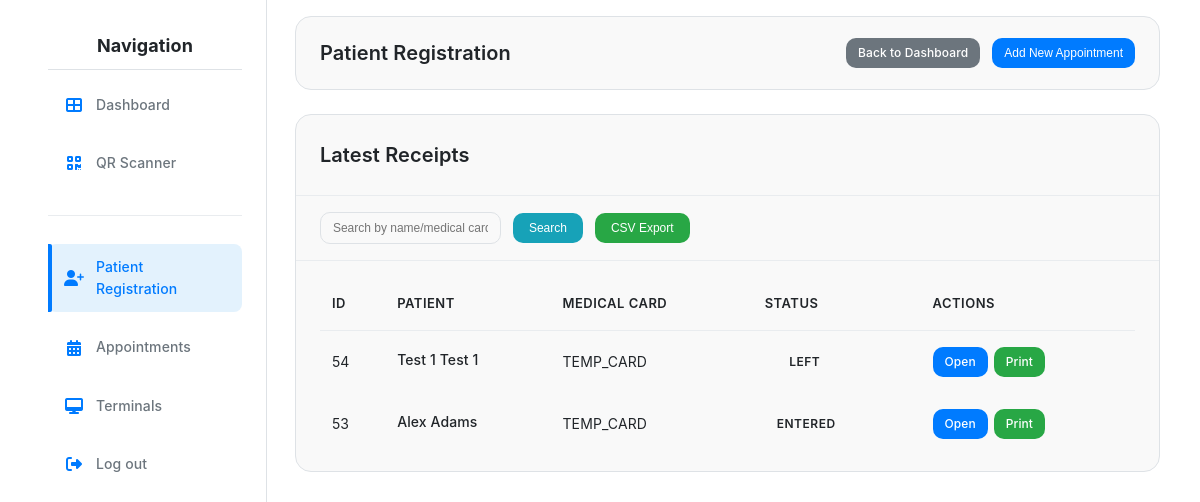
The page /medical_access/patient-registration/ (signed in) on the database as committed earlier.
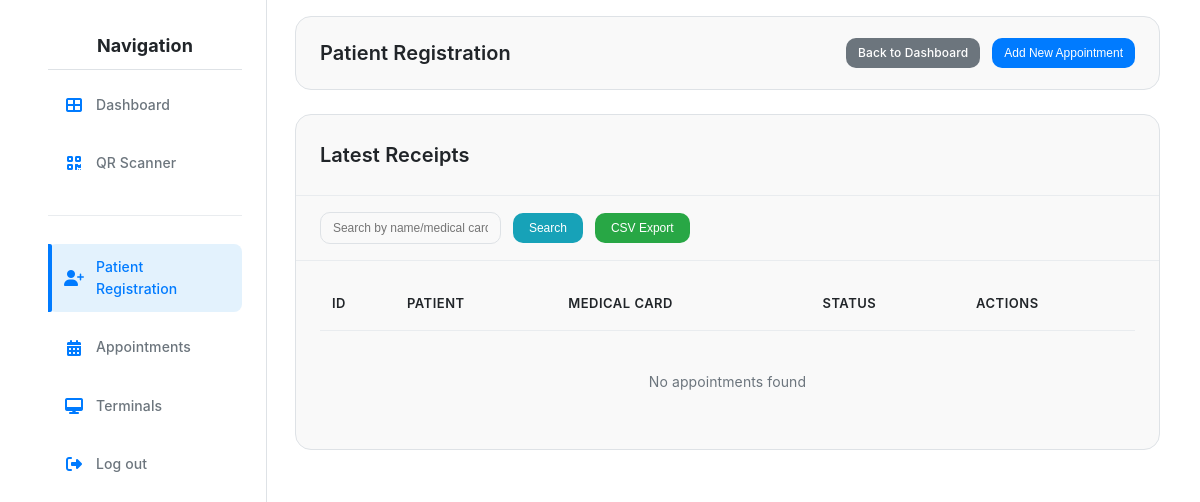
The same page on the database as committed later.
### medical_access/models.py (models this page shows, shortened)
class Appointment(models.Model):
    patient = models.ForeignKey(
        "Patient", on_delete=models.DO_NOTHING, related_name="appointments"
    )
    created_at = models.DateTimeField(auto_now_add=True)
    updated_at = models.DateTimeField(auto_now=True)
    class Meta:
        verbose_name = "Appointment"
        verbose_name_plural = "Appointments"
        ordering = ["-created_at"]

class Patient(models.Model):
    first_name = models.CharField(max_length=50, default="")
    last_name = models.CharField(max_length=50, default="")
    medical_card_number = models.CharField(
        max_length=20,
        unique=True,
        default="TEMP_CARD",
        help_text="Unique medical card number for the patient"
    )
    created_at = models.DateTimeField(auto_now_add=True)
    updated_at = models.DateTimeField(auto_now=True)
    class Meta:
        verbose_name = "Patient"
        verbose_name_plural = "Patients"
        ordering = ["last_name", "first_name"]
    @property
    def full_name(self):
        return f"{self.first_name} {self.last_name}".strip()

class QRCode(models.Model):
    class Status(models.TextChoices):
        ACTIVE = "active", "Active"
        ENTERED = "entered", "Entered"
        LEFT = "left", "Left"
        EXPIRED = "expired", "Expired"
    appointment = models.OneToOneField(
        "Appointment", on_delete=models.CASCADE, related_name="qr_code"
    )
    code = models.CharField(max_length=12, unique=True, db_index=True)
    status = models.CharField(
        max_length=16, choices=Status.choices, default=Status.ACTIVE
    )
    revoked = models.BooleanField(default=False)
    created_at = models.DateTimeField(auto_now_add=True)
    expires_at = models.DateTimeField()
    class Meta:
        verbose_name = "QR Code"
        verbose_name_plural = "QR Codes"
        ordering = ["-created_at"]

### medical_access/views.py (the view)
# urls.py: path('patient-registration/', views.patient_registration_view, name='patient_registration'),
@login_required
def patient_registration_view(request):
    today = timezone.now().date()
    today_receipts = Appointment.objects.filter(created_at__date=today).count()
    active_qr_codes = Appointment.objects.filter(
        qr_code__status="active", qr_code__expires_at__gt=timezone.now()
    ).count()
    latest_appointments = Appointment.objects.select_related(
        "patient"
    ).order_by("-created_at")[:10]
    context = {
        "user": request.user,
        "statistics": {
            "today_receipts": today_receipts,
            "active_qr_codes": active_qr_codes,
        },
        "latest_appointments": latest_appointments,
    }
    return render(request, "medical_access/patient_registration.html", context)

### medical_access/templates/medical_access/patient_registration.html (shortened to what this page needs)
{% extends 'medical_access/base.html' %}
{% block content %}
<div class="patient-registration-page">
    <div class="patient-registration-page-header">
        <h1 class="patient-registration-page-title">Patient Registration</h1>
        <div class="patient-registration-page-actions">
            <a href="{% url 'medical_access:dashboard' %}" class="patient-registration-page-btn patient-registration-page-btn--secondary">Back to Dashboard</a>
            <button class="patient-registration-page-btn patient-registration-page-btn--primary" onclick="openAddAppointmentModal()">Add New Appointment</button>
        </div>
    </div>
    <div class="patient-registration-receipts-section">
        <div class="patient-registration-receipts-header">
            <h3 class="patient-registration-receipts-title">Latest Receipts</h3>
        </div>
        <div class="patient-registration-controls-row">
            <input type="text" id="searchQuery" name="searchQuery" placeholder="Search by name/medical card" class="patient-registration-search-input">
            <button type="button" class="patient-registration-btn patient-registration-btn--search" onclick="searchReceipts()">Search</button>
            <button type="button" class="patient-registration-btn patient-registration-btn--export" onclick="exportCSV()">CSV Export</button>
        </div>
        <div class="patient-registration-receipts-table">
            <table class="patient-registration-table">
                <thead class="patient-registration-table-head">
                    <tr class="patient-registration-table-row">
                        <th class="patient-registration-table-header">ID</th>
                        <th class="patient-registration-table-header">Patient</th>
                        <th class="patient-registration-table-header">Medical Card</th>
                        <th class="patient-registration-table-header">Status</th>
                        <th class="patient-registration-table-header">Actions</th>
                    </tr>
                </thead>
                <tbody class="patient-registration-table-body">
                    {% for appointment in latest_appointments %}
                    <tr class="patient-registration-table-row">
                        <td class="patient-registration-table-cell">{{ appointment.id }}</td>
                        <td class="patient-registration-table-cell">
                            <span class="patient-registration-patient-name">{{ appointment.patient.full_name }}</span>
                        </td>
                        <td class="patient-registration-table-cell">{{ appointment.patient.medical_card_number }}</td>
                        <td class="patient-registration-table-cell">
                            <span class="status-badge status-badge--{{ appointment.qr_code.status }}">{{ appointment.qr_code.get_status_display }}</span>
                        </td>
                        <td class="patient-registration-table-cell">
                            <div class="patient-registration-actions">
                                <a href="{% url 'medical_access:appointment_detail' appointment.id %}"
                                   class="patient-registration-action-btn patient-registration-action-btn--open" target="_blank">Open</a>
                                <a href="{% url 'medical_access:generate_receipt' appointment.id %}"
                                   class="patient-registration-action-btn patient-registration-action-btn--print" target="_blank">Print</a>
                            </div>
                        </td>
                    </tr>
                    {% empty %}
                    <tr class="patient-registration-table-row">
                        <td colspan="7" class="patient-registration-table-cell patient-registration-table-cell--empty">
                            No appointments found
                        </td>
                    </tr>
                    {% endfor %}
                </tbody>
            </table>
        </div>
    </div>
</div>
{% endblock %}

Rows that differ between the two databases and show on the page:
removed Appointment: id "54", patient.full_name "Test 1 Test 1", patient.medical_card_number "TEMP_CARD", qr_code.status "LEFT"
removed Appointment: id "53", patient.full_name "Alex Adams", patient.medical_card_number "TEMP_CARD", qr_code.status "ENTERED"
Other text that changed with them:
text now shown: "No appointments found"
